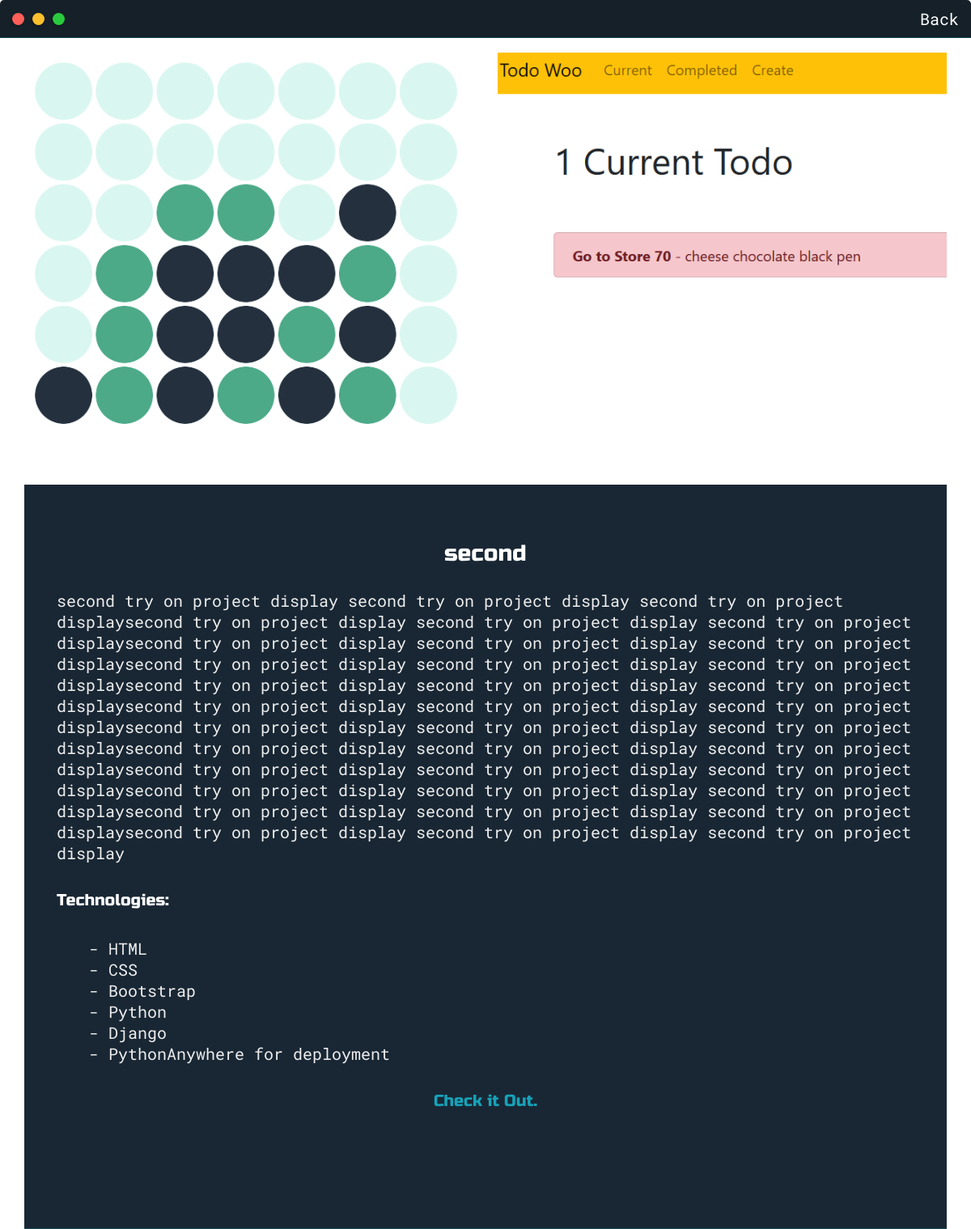
/projects/3/, run on the app's committed database.
### projects/models.py (models this page shows, shortened)
class Project(models.Model):
    title=models.CharField(max_length=100)
    description=models.TextField()
    imageone=models.ImageField(upload_to='projects/images',blank=True)
    imagetwo=models.ImageField(upload_to='projects/images',blank=True)
    technologies=models.TextField()
    url=models.URLField(blank=True)

### projects/views.py (the view)
# urls.py: path('<int:project_id>/',views.details,name='detail'),
def details(request,project_id):
    detail=get_object_or_404(Project, pk=project_id)
    return render(request,'projects/detail.html',{'detail':detail})

### projects/templates/projects/detail.html (shortened to what this page needs)
{% load static %}
<!DOCTYPE html>
<html lang="en">
<head>
    <link rel="stylesheet" href="{% static 'projects/default.css' %}">
</head>
<body>
    <div style="width: 100%;" class="main-container">
        <div class="nav-wrapper">
            <div class="dots-wrapper">
              <div id="dot-red" class="browser-dot"></div>
              <div id="dot-yellow" class="browser-dot"></div>
              <div id="dot-green" class="browser-dot"></div>
            </div>
            <ul id="navigation">
              <li><a href="{% url 'projects:home' %}">Back</a></li>
            </ul>
          </div>
          <div class="main-container">
            <br>
            <div class="img-container">
              <img src="{{ detail.imageone.url }}">
              <img src="{{ detail.imagetwo.url }}">
            </div>
            <br> <br> <br>
            <div class="s2" style="padding: 40px; margin-top: auto;">
            <h3 style="text-align: center;">{{detail.title}}</h3>
            <p> {{ detail.description }}</p>
            <h5>Technologies:</h5>
            <p> {{ detail.technologies|safe}}</p>
            <h5 style="text-align: center;"><a href="{{ detail.url }}" target="_blank">Check it Out.</a></h5>
            <br><br><br>
            <br>
          </div>
        </div>
    </div>
</body>
</html>

### projects/static/projects/default.css (style rules this page uses)
:root { --main-color:#152028; --secondary-color:#192734; --border-color:#164d56; --main-text:#fff; --secondary-text:#eeeeee; --theme-border:#fff; --preview-bg:rgb(25,39,52,0.8); --preview-shadow:#111921; }
html,body { padding: 0; margin: 0; scroll-behavior: smooth; }
body * { transition: 0.8s; }
h1,h2,h3,h4,h5,h6,strong { color: var(--main-text); font-family: 'Russo One', sans-serif; font-weight: 500; }
p,li,span,label,input,textarea { font-size: 20px; color: var(--secondary-text); font-family: 'Roboto Mono', monospace; }
a { text-decoration: none; color: #17a2b8; }
ul { list-style: none; }
h3 { font-size: 28px; }
h5 { font-size: 20px; }
.s2 { background-color: var(--secondary-color); border-bottom: 1px solid var(--border-color); overflow:auto; }
.main-container { width: 1200px; margin: 0 auto; }
.img-container { display: grid; grid-template-columns: repeat(auto-fit,minmax(220px,1fr)); gap: 30px; }
.img-container img { max-width: 100%; display: inline-block; }
.nav-wrapper { border-radius: 5px 5px 0 0; background-color: var(--main-color); grid-area: nav-wrapper; border-bottom: 1px solid var(--border-color); display: flex; justify-content: space-between; align-items: center; width: 100%; }
#navigation { margin: 0; padding: 10px; }
#navigation a { color: var(--main-text); }
#navigation li { display: inline-block; margin-right: 5px; margin-left: 5px; }
.dots-wrapper { display: flex; padding: 10px; }
.browser-dot { background-color: black; height: 15px; width: 15px; border-radius: 50%; margin: 5px; -webkit-box-shadow: -1px 1px 3px -1px rgba(0,0,0,0.75); -moz-box-shadow: -1px 1px 3px -1px rgba(0,0,0,0.75); box-shadow: -1px 1px 3px -1px rgba(0,0,0,0.75); }
#dot-red { background-color: #fc6058 ; }
#dot-yellow { background-color: #fec02f ; }
#dot-green { background-color: #2aca3e ; }
@media screen and ( max-width: 1200px ) { .main-container { width: 95%; } }

### data on the page
Project: imageone (picture), imagetwo (picture), title "second", description "second try on project display second try on project display second try on project displaysecond try on project display second try on project display second try on project displaysecond try on project display second try on project display second try on project displaysecond try on project display second try on project display second try on project displaysecond try on project display second try on project display second try on project displaysecond try on project display second try on project display second try on project displaysecond try on project display second try on project display second try on project displaysecond try on project display second try on project display second try on…", technologies "- HTML - CSS - Bootstrap - Python - Django - PythonAnywhere for deployment"
